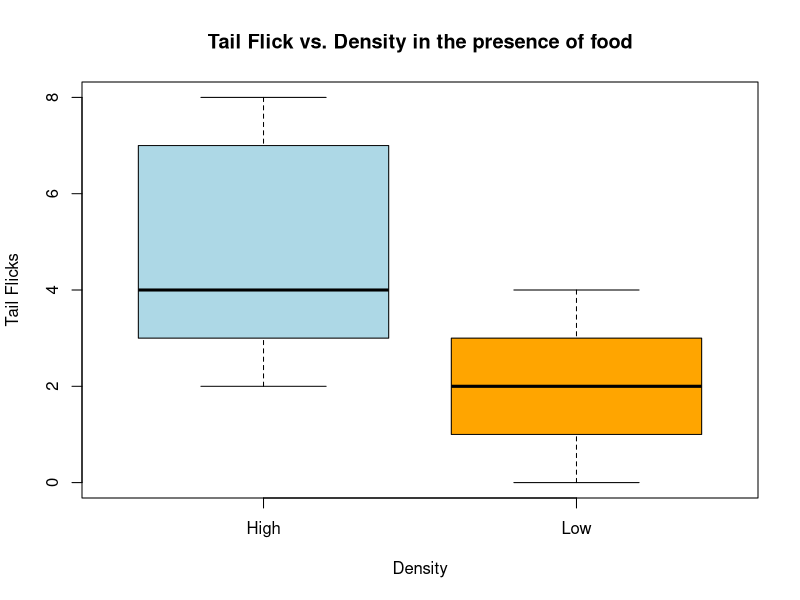

Recreate this plot in R. (Note: this script raises an error after producing the figure.)
## ---- chunk 1
knitr::opts_chunk$set(echo = TRUE)
## ---- chunk 2
# Read dataset
library(car)
squirrel = read.csv('squirrel.csv')
squirrel
## ---- chunk 3
# Split data into categories
food <- squirrel[squirrel$Food == 'Yes',]
no_food <- squirrel[squirrel$Food == 'No',]
low_density <- squirrel[squirrel$Density == 'Low',]
low_density_food <- low_density[low_density$Food == 'Yes',]
low_density_no_food <- low_density[low_density$Food == 'No',]
high_density <- squirrel[squirrel$Density == 'High',]
high_density_food <- high_density[high_density$Food == 'Yes',]
high_density_no_food <- high_density[high_density$Food == 'No',]

## ---- chunk 4
# Create boxplot
boxplot(food$Tail.Flicks~food$Density,
        main = "Tail Flick vs. Density in the presence of food",
        xlab = "Density",
        ylab = "Tail Flicks",
        col = c("light blue", "orange"),
)
## ---- chunk 5
# Conduct Levene's test to check assumptions
leveneTest(food$Tail.Flicks~food$Density)
## ---- chunk 6
# Conduct Welch Two Sample T-test
t.test(food$Tail.Flicks~food$Density, paired = F, var.equal=F)
## ---- chunk 7
# Create boxplot
boxplot(no_food$Tail.Flicks~no_food$Density,
        main = "Tail Flick vs. Density without the presence of food",
        xlab = "Density",
        ylab = "Tail Flicks",
        col = c("light blue", "orange"),
)
## ---- chunk 8
# Conduct Levene's test to check assumptions
leveneTest(Tail.Flicks~Density, data = no_food)
## ---- chunk 9
# Conduct Welch Two Sample T-test
wilcox.test(Tail.Flicks~Density, data = no_food)
## ---- chunk 10
# Create boxplot
boxplot(low_density$Tail.Flicks~low_density$Food,
        main = "Tail Flick vs. Food in low density areas",
        xlab = "Food Present",
        ylab = "Tail Flicks",
        col = c("light blue", "orange"),
)
## ---- chunk 11
# Conduct Levene's test to check assumptions
leveneTest(Tail.Flicks~Food, data = low_density)
## ---- chunk 12
# Conduct Welch Two Sample T-test
wilcox.test(Tail.Flicks~Food, data = low_density)
## ---- chunk 13
# Create boxplot
boxplot(high_density$Tail.Flicks~high_density$Food,
        main = "Tail Flick vs. Food in high density areas",
        xlab = "Food Present",
        ylab = "Tail Flicks",
        col = c("light blue", "orange"),
)
## ---- chunk 14
# Conduct Levene's test to check assumptions
leveneTest(Tail.Flicks~Food, data = high_density)
## ---- chunk 15
# Conduct Welch Two Sample T-test
wilcox.test(Tail.Flicks~Food, data = high_density)
